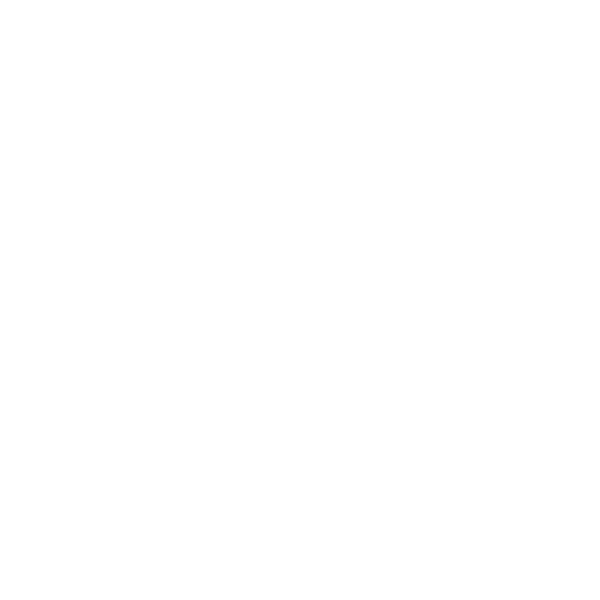
Frame 1 (no input)
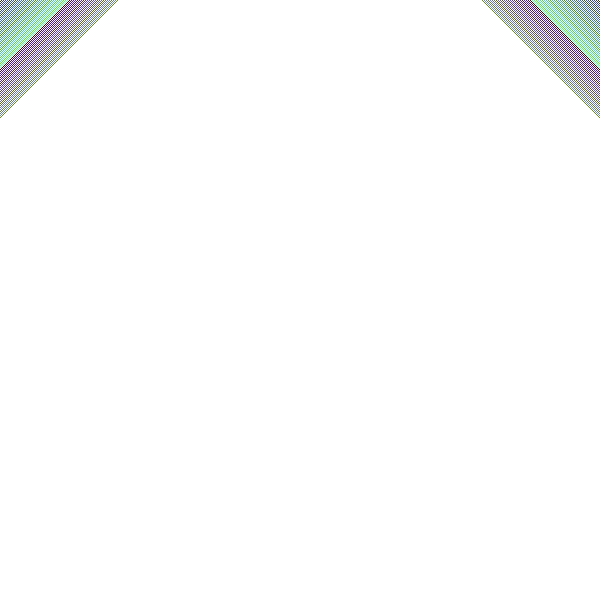
Frame 60 (no input)
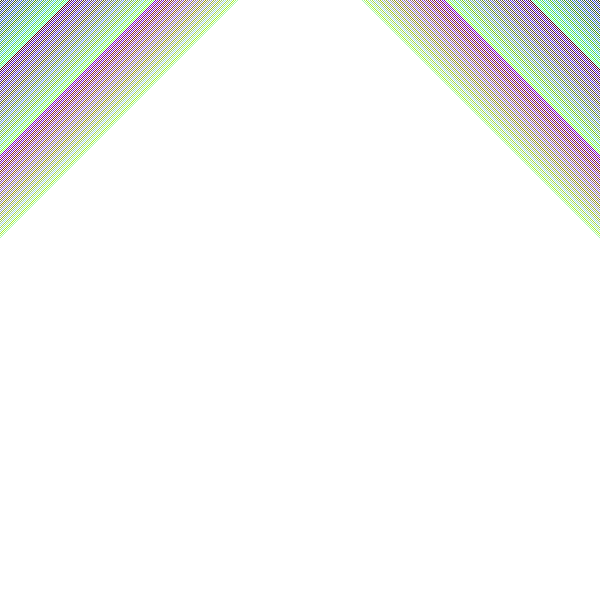
Frame 120 (the mouse pressed at the canvas centre since frame 60)

The p5.js sketch that drew these frames (run headless with seeded random() and noise() and a simulated clock; from frame 60 on, the mouse is pressed at the canvas centre):

// p5.js sketch
// ── sketch.js
const W = 600;
const H = 600;

let i = 0;
let r = 0;
let g = 0;
let b = 0;

let colors = [r, g, b];

function setup() { 
  createCanvas(W, H);
  
  let ff_colors_by = 50;

  for(var i=0; i < ff_colors_by; i++){
      _tick_fill();
  }
} 

function draw() {
  _mod();

  stroke(r, g, b);

  drawLine(-1, i - H); 

  drawLine(1, i);    

  _tick();
  _tick_fill();
}

function _mod () {
  r %= 255;
  b %= 255;
  g %= 255;
}

function _tick() {
  i += 2;
}

function _tick_fill() {
    r +=1;
    b +=75;
    g +=6;
}

function xAxis() {
  line(0, H / 2, 
       W, H / 2);
}

function yAxis() {
  line(W / 2, 0,
       W / 2, H);
}

// y = mx + b
function drawLine(m, b) {
  m *= -1; // flip
  let x1 = 0;
  let y1 = (x1 * m) + b;
  
  let x2 = W;
  let y2 = (x2 * m) + b;
  
  line(x1, y1,
       x2, y2);
}
